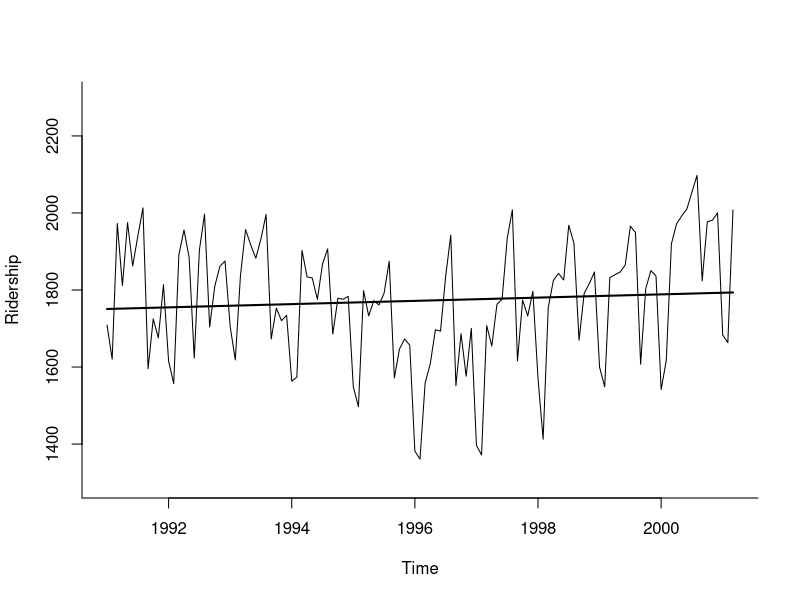
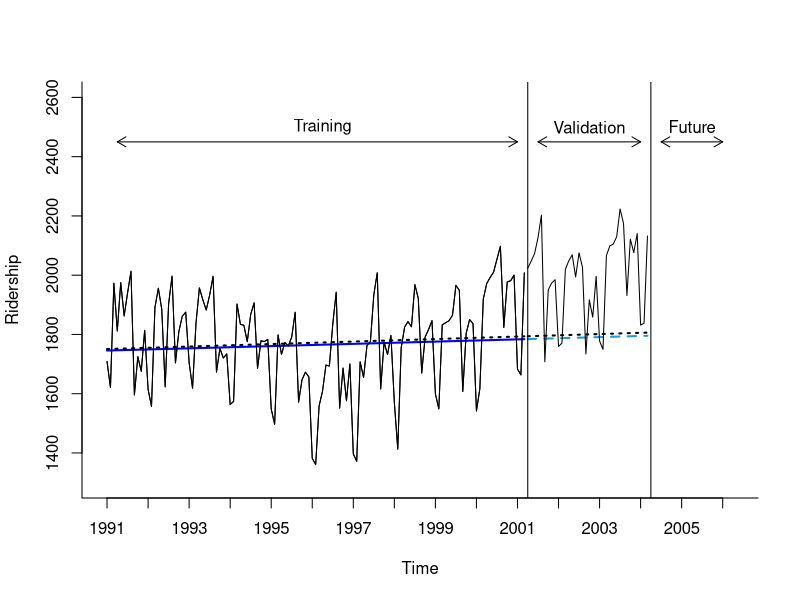
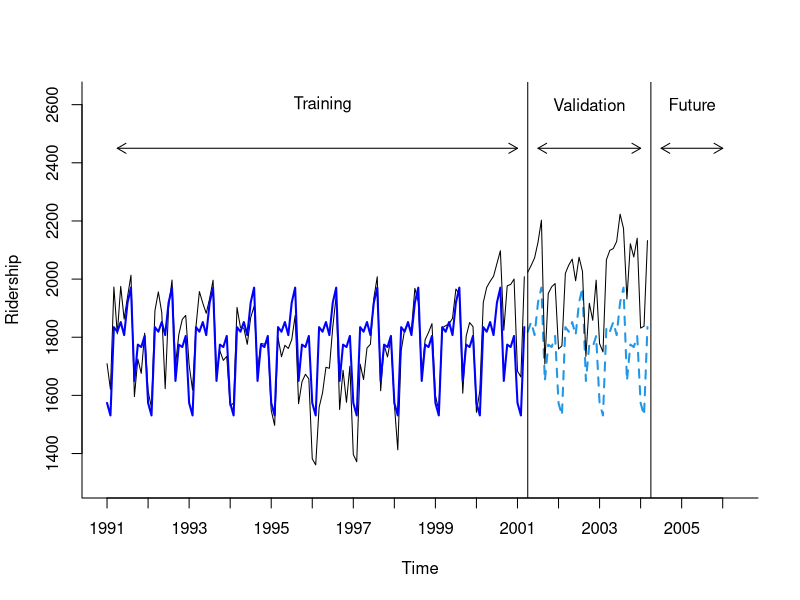
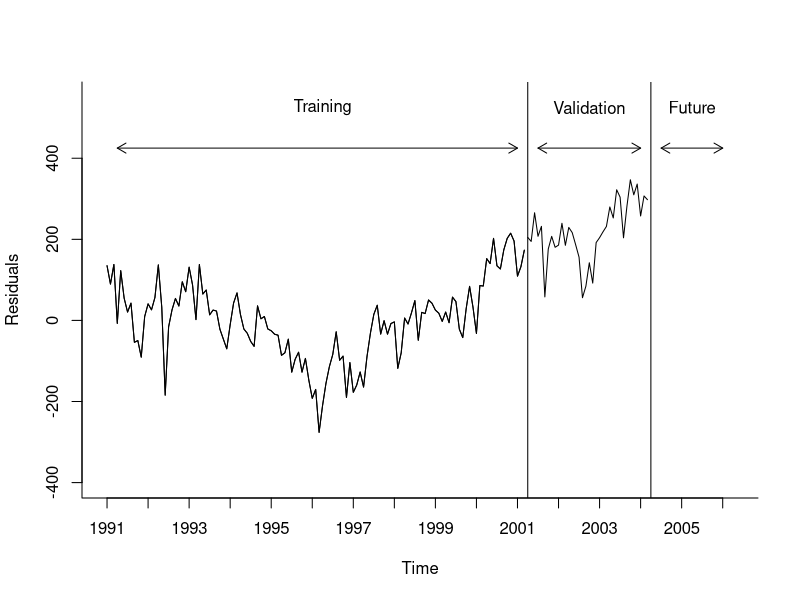
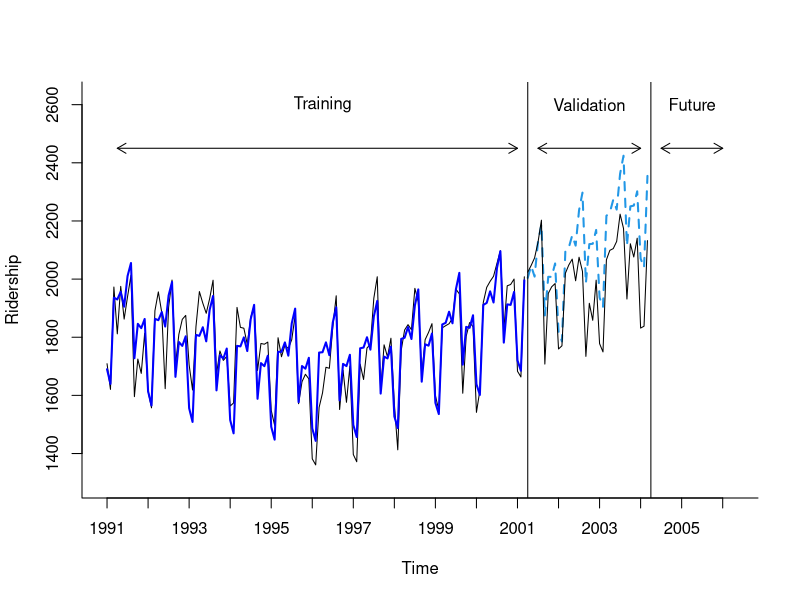
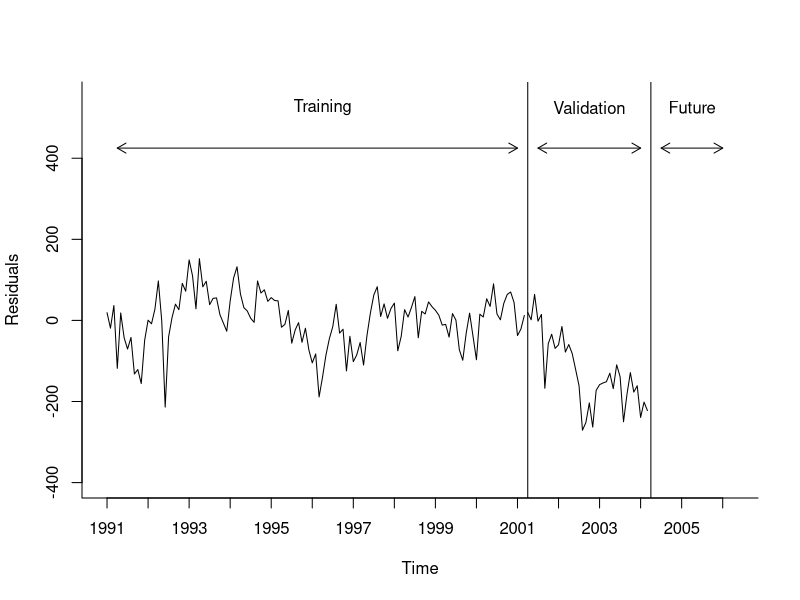
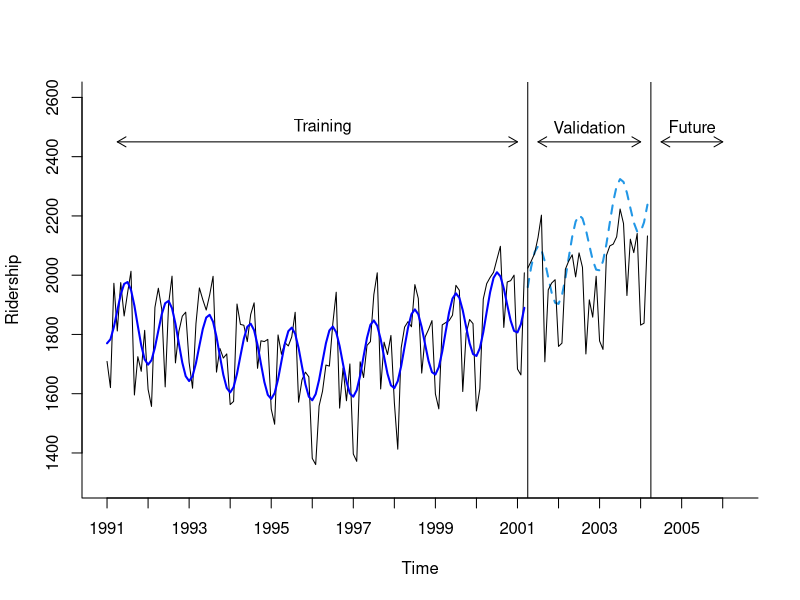

Generate these figures, in order, with R:
## ---- chunk 1
library(forecast)
library(zoo)

Amtrak.data <- read.csv("data-raw/Amtrak data.csv")
ridership.ts <- ts(Amtrak.data$Ridership, start = c(1991, 1), end = c(2004, 3), freq = 12)

nValid <- 36
nTrain <- length(ridership.ts) - nValid
train.ts <- window(ridership.ts, start = c(1991, 1), end = c(1991, nTrain))
valid.ts <- window(ridership.ts, start = c(1991, nTrain + 1), end = c(1991, nTrain + nValid))

train.lm <- tslm(train.ts ~ trend)
## ---- chunk 2
# Figure 6.2
plot(train.ts, xlab = "Time", ylab = "Ridership", ylim = c(1300, 2300), bty = "l")
lines(train.lm$fitted, lwd = 2)
## ---- chunk 3
# Table 6.1
summary(train.lm)
## ---- chunk 4
train.lm.expo.trend <- tslm(train.ts ~ trend, lambda = 0)
train.lm.expo.trend.pred <- forecast(train.lm.expo.trend, h = nValid, level = 0)

train.lm.linear.trend <- tslm(train.ts ~ trend, lambda = 1)
train.lm.linear.trend.pred <- forecast(train.lm.linear.trend, h = nValid, level = 0)
## ---- chunk 5
# Figures 6-3/6-4
plot(train.lm.expo.trend.pred, ylim = c(1300, 2600), ylab = "Ridership", xlab = "Time", bty = "l", xaxt = "n", xlim = c(1991, 2006.25), main = "", flty = 2)
axis(1, at = seq(1991, 2006, 1), labels = format(seq(1991, 2006, 1)))
lines(train.lm.expo.trend.pred$fitted, lwd = 2, col = "blue") # Added in 6-4
lines(train.lm.linear.trend.pred$fitted, lwd = 2, col = "black", lty = 3)
lines(train.lm.linear.trend.pred$mean, lwd = 2, col = "black", lty = 3)
lines(valid.ts)
lines(train.ts)
lines(c(2004.25 - 3, 2004.25 - 3), c(0, 3500))
lines(c(2004.25, 2004.25), c(0, 3500))
text(1996.25, 2500, "Training")
text(2002.75, 2500, "Validation")
text(2005.25, 2500, "Future")
arrows(2004 - 3, 2450, 1991.25, 2450, code = 3, length = 0.1, lwd = 1, angle = 30)
arrows(2004.5 - 3, 2450, 2004, 2450, code = 3, length = 0.1, lwd = 1, angle = 30)
arrows(2004.5, 2450, 2006, 2450, code = 3, length = 0.1, lwd = 1, angle = 30)
## ---- chunk 6
BoxCox(train.ts, 0)
BoxCox(train.ts, 1)
## ---- chunk 7
# Table 6.2
train.lm.poly.trend <- tslm(train.ts ~ trend + I(trend^2))
summary(train.lm.poly.trend)
## ---- chunk 8
# Table 6.3
train.lm.season <- tslm(train.ts ~ season)
summary(train.lm.season)
## ---- chunk 9
train.lm.season.pred <- forecast(train.lm.season, h = nValid, level = 0)
train.lm.season.pred
## ---- chunk 10
# Figure 6-6 a
plot(train.lm.season.pred, ylim = c(1300, 2625), ylab = "Ridership", xlab = "Time", bty = "l", xaxt = "n", xlim = c(1991, 2006.25), main = "", flty = 2)
axis(1, at = seq(1991, 2006, 1), labels = format(seq(1991, 2006, 1)))
lines(train.lm.season.pred$fitted, lwd = 2, col = "blue")
lines(valid.ts)
lines(c(2004.25 - 3, 2004.25 - 3), c(0, 3500))
lines(c(2004.25, 2004.25), c(0, 3500))
text(1996.25, 2600, "Training")
text(2002.75, 2600, "Validation")
text(2005.25, 2600, "Future")
arrows(2004 - 3, 2450, 1991.25, 2450, code = 3, length = 0.1, lwd = 1, angle = 30)
arrows(2004.5 - 3, 2450, 2004, 2450, code = 3, length = 0.1, lwd = 1, angle = 30)
arrows(2004.5, 2450, 2006, 2450, code = 3, length = 0.1, lwd = 1, angle = 30)
## ---- chunk 11
# Figure 6-6 b
plot(train.lm.season.pred$residuals, ylim = c(-400, 550), ylab = "Residuals", xlab = "Time", bty = "l", xaxt = "n", xlim = c(1991, 2006.25), main = "")
axis(1, at = seq(1991, 2006, 1), labels = format(seq(1991, 2006, 1)))
lines(train.ts - train.lm.season.pred$fitted)
lines(valid.ts - train.lm.season.pred$mean)
lines(c(2004.25 - 3, 2004.25 - 3), c(-500, 3500))
lines(c(2004.25, 2004.25), c(-500, 3500))
text(1996.25, 525, "Training")
text(2002.75, 525, "Validation")
text(2005.25, 525, "Future")
arrows(2004 - 3, 425, 1991.25, 425, code = 3, length = 0.1, lwd = 1, angle = 30)
arrows(2004.5 - 3, 425, 2004, 425, code = 3, length = 0.1, lwd = 1, angle = 30)
arrows(2004.5, 425, 2006, 425, code = 3, length = 0.1, lwd = 1, angle = 30)
## ---- chunk 12
train.lm.trend.season <- tslm(train.ts ~ trend + I(trend^2) + season)
train.lm.trend.season.pred <- forecast(train.lm.trend.season, h = nValid, level = 0)

# Table 6-4
summary(train.lm.trend.season)
## ---- chunk 13
# Figure 6-7
plot(train.lm.trend.season.pred, ylim = c(1300, 2625), ylab = "Ridership", xlab = "Time", bty = "l", xaxt = "n", xlim = c(1991, 2006.25), main = "", flty = 2)
axis(1, at = seq(1991, 2006, 1), labels = format(seq(1991, 2006, 1)))
lines(train.lm.trend.season.pred$fitted, lwd = 2, col = "blue")
lines(valid.ts)
lines(c(2004.25 - 3, 2004.25 - 3), c(0, 3500))
lines(c(2004.25, 2004.25), c(0, 3500))
text(1996.25, 2600, "Training")
text(2002.75, 2600, "Validation")
text(2005.25, 2600, "Future")
arrows(2004 - 3, 2450, 1991.25, 2450, code = 3, length = 0.1, lwd = 1, angle = 30)
arrows(2004.5 - 3, 2450, 2004, 2450, code = 3, length = 0.1, lwd = 1, angle = 30)
arrows(2004.5, 2450, 2006, 2450, code = 3, length = 0.1, lwd = 1, angle = 30)
## ---- chunk 14
plot(train.lm.trend.season.pred$residuals, ylim = c(-400, 550), ylab = "Residuals", xlab = "Time", bty = "l", xaxt = "n", xlim = c(1991, 2006.25), main = "")
axis(1, at = seq(1991, 2006, 1), labels = format(seq(1991, 2006, 1)))
## lines(train.ts - train.lm.trend.season.pred$fitted)
lines(valid.ts - train.lm.trend.season.pred$mean)
lines(c(2004.25 - 3, 2004.25 - 3), c(-500, 3500))
lines(c(2004.25, 2004.25), c(-500, 3500))
text(1996.25, 525, "Training")
text(2002.75, 525, "Validation")
text(2005.25, 525, "Future")
arrows(2004 - 3, 425, 1991.25, 425, code = 3, length = 0.1, lwd = 1, angle = 30)
arrows(2004.5 - 3, 425, 2004, 425, code = 3, length = 0.1, lwd = 1, angle = 30)
arrows(2004.5, 425, 2006, 425, code = 3, length = 0.1, lwd = 1, angle = 30)
## ---- chunk 15
# Table 6.5
train.lm.trig <- tslm(train.ts ~ trend + I(trend^2) + I(sin(2 * pi * trend / 12)) + I(cos(2 * pi * trend / 12)))
train.lm.trig.pred <- forecast(train.lm.trig, h = nValid, level = 0)
summary(train.lm.trig)
## ---- chunk 16
plot(train.lm.trig.pred, ylim = c(1300, 2600), ylab = "Ridership", xlab = "Time", bty = "l", xaxt = "n", xlim = c(1991, 2006.25), main = "", flty = 2)
axis(1, at = seq(1991, 2006, 1), labels = format(seq(1991, 2006, 1)))
lines(train.lm.trig.pred$fitted, lwd = 2, col = "blue")
lines(valid.ts)
lines(c(2004.25 - 3, 2004.25 - 3), c(0, 3500))
lines(c(2004.25, 2004.25), c(0, 3500))
text(1996.25, 2500, "Training")
text(2002.75, 2500, "Validation")
text(2005.25, 2500, "Future")
arrows(2004 - 3, 2450, 1991.25, 2450, code = 3, length = 0.1, lwd = 1, angle = 30)
arrows(2004.5 - 3, 2450, 2004, 2450, code = 3, length = 0.1, lwd = 1, angle = 30)
arrows(2004.5, 2450, 2006, 2450, code = 3, length = 0.1, lwd = 1, angle = 30)
